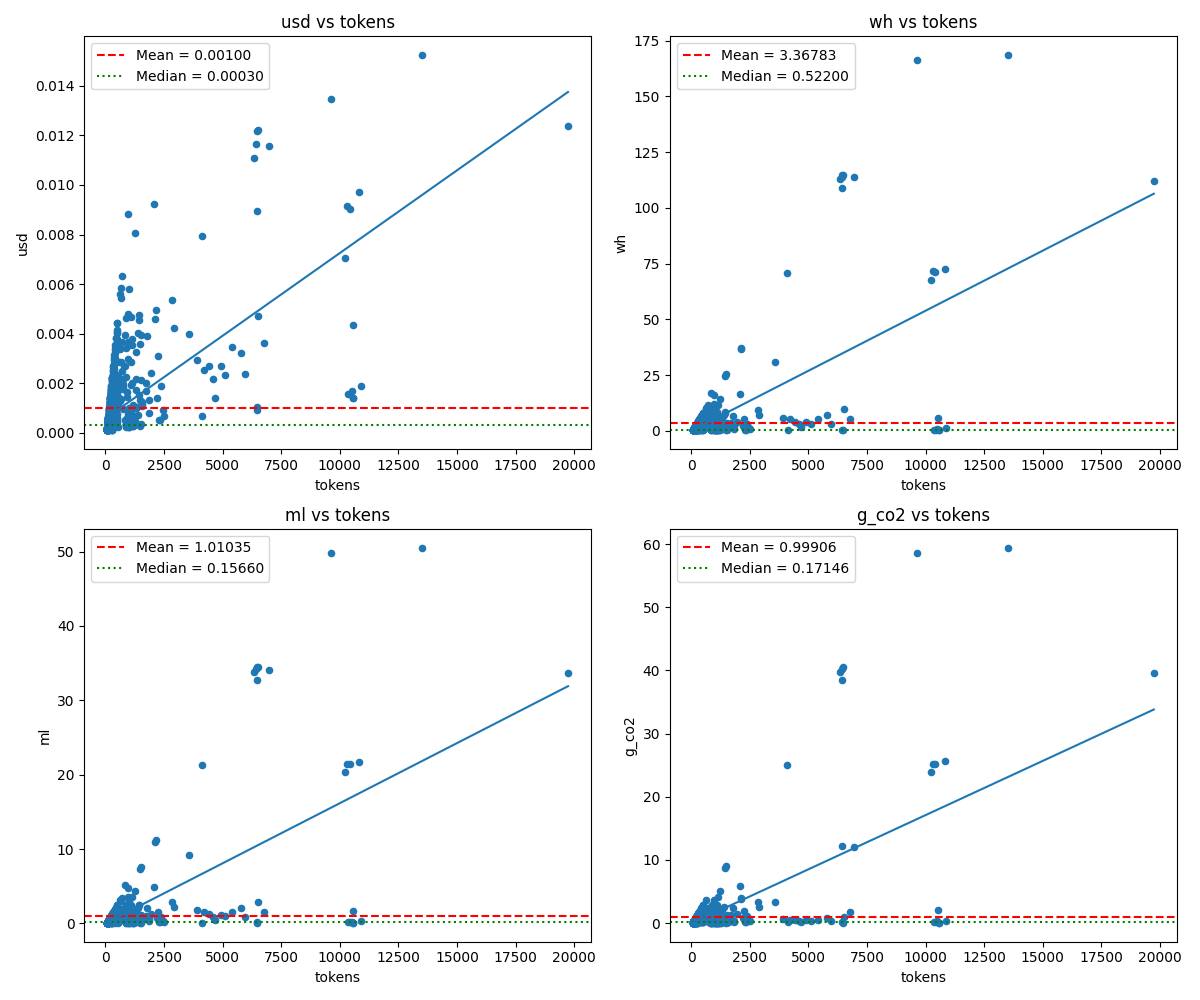

The Python source for this figure:
from sqlalchemy import create_engine
from dotenv import load_dotenv
import matplotlib.pyplot as plt
import pandas as pd
import numpy as np
import subprocess
import os

load_dotenv()
engine = create_engine(os.getenv('MYSQL_URI')).connect()

logs = pd.concat([pd.read_sql_table('logs-dev', engine), pd.read_sql_table('logs', engine)], ignore_index=True)

df = logs.copy()
df['usd'] = df['usd_in'] + df['usd_out'] + df['usd_cache']
df['datetime'] = pd.to_datetime(df['datetime'])
df = df.sort_values(['datetime', 'id']).reset_index(drop=True)

# Tokens vs. resource consumption
metrics = ['usd','wh','ml','g_co2']
fig, axes = plt.subplots(2, 2, figsize=(12, 10))

for i, m in enumerate(metrics):
    ax = axes[i // 2, i % 2]
    df.plot.scatter(x='tokens', y=m, title=f'{m} vs tokens', ax=ax)

    mean_y = df[m].mean()
    med_y = df[m].median()
    ax.axhline(mean_y, color='r', linestyle='--', label='Mean = {:.5f}'.format(mean_y))
    ax.axhline(med_y, color='g', linestyle=':', label='Median = {:.5f}'.format(med_y))

    # Simple linear fit
    t = df['tokens'].to_numpy()
    y = df[m].to_numpy()
    if np.isfinite(t).all() and np.isfinite(y).all() and t.sum() > 0:
        b1, b0 = np.polyfit(t, y, 1)
        xs = np.linspace(t.min(), t.max(), 100)
        ax.plot(xs, b1*xs + b0)

    ax.legend()

plt.tight_layout()
plt.savefig('charts/charts.png')

print("Staging changes charts.png...")
subprocess.run(["git", "add", "charts/charts.png"])

print("Committing changes...")
subprocess.run(["git", "commit", "-m", "charts"])
print('Committed changes as "charts"')

plt.show()

# Data are clustered around smaller token values (x-axis) due to shorter queries during testing
# However, there is a clear linear fit for each variable (positive relationship between resource consumption and token usage)

